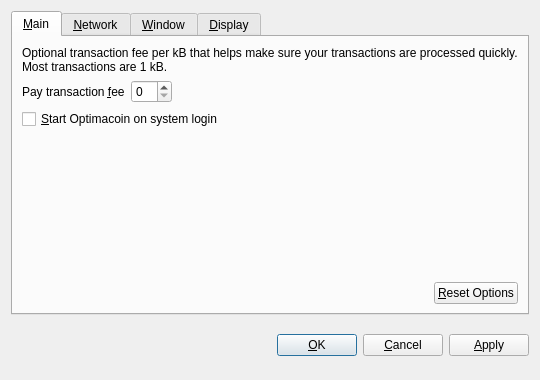
<?xml version="1.0" encoding="UTF-8"?>
<ui version="4.0">
 <class>OptionsDialog</class>
 <widget class="QDialog" name="OptionsDialog">
  <property name="geometry">
   <rect>
    <x>0</x>
    <y>0</y>
    <width>540</width>
    <height>380</height>
   </rect>
  </property>
  <property name="windowTitle">
   <string>Options</string>
  </property>
  <property name="modal">
   <bool>true</bool>
  </property>
  <layout class="QVBoxLayout" name="verticalLayout">
   <item>
    <widget class="QTabWidget" name="tabWidget">
     <property name="tabPosition">
      <enum>QTabWidget::North</enum>
     </property>
     <property name="currentIndex">
      <number>0</number>
     </property>
     <widget class="QWidget" name="tabMain">
      <attribute name="title">
       <string>&amp;Main</string>
      </attribute>
      <layout class="QVBoxLayout" name="verticalLayout_Main">
       <item>
        <widget class="QLabel" name="transactionFeeInfoLabel">
         <property name="text">
          <string>Optional transaction fee per kB that helps make sure your transactions are processed quickly. Most transactions are 1 kB.</string>
         </property>
         <property name="textFormat">
          <enum>Qt::PlainText</enum>
         </property>
         <property name="wordWrap">
          <bool>true</bool>
         </property>
        </widget>
       </item>
       <item>
        <layout class="QHBoxLayout" name="horizontalLayout_1_Main">
         <item>
          <widget class="QLabel" name="transactionFeeLabel">
           <property name="text">
            <string>Pay transaction &amp;fee</string>
           </property>
           <property name="textFormat">
            <enum>Qt::PlainText</enum>
           </property>
           <property name="buddy">
            <cstring>transactionFee</cstring>
           </property>
          </widget>
         </item>
         <item>
          <widget class="BitcoinAmountField" name="transactionFee"/>
         </item>
         <item>
          <spacer name="horizontalSpacer_1_Main">
           <property name="orientation">
            <enum>Qt::Horizontal</enum>
           </property>
           <property name="sizeHint" stdset="0">
            <size>
             <width>40</width>
             <height>20</height>
            </size>
           </property>
          </spacer>
         </item>
        </layout>
       </item>
       <item>
        <widget class="QCheckBox" name="bitcoinAtStartup">
         <property name="toolTip">
          <string>Automatically start Optimacoin after logging in to the system.</string>
         </property>
         <property name="text">
          <string>&amp;Start Optimacoin on system login</string>
         </property>
        </widget>
       </item>
       <item>
        <spacer name="verticalSpacer_Main">
         <property name="orientation">
          <enum>Qt::Vertical</enum>
         </property>
         <property name="sizeHint" stdset="0">
          <size>
           <width>20</width>
           <height>40</height>
          </size>
         </property>
        </spacer>
       </item>
       <item>
        <layout class="QHBoxLayout" name="horizontalLayout_2_Main">
         <item>
          <spacer name="horizontalSpacer_2_Main">
           <property name="orientation">
            <enum>Qt::Horizontal</enum>
           </property>
           <property name="sizeHint" stdset="0">
            <size>
             <width>40</width>
             <height>20</height>
            </size>
           </property>
          </spacer>
         </item>
         <item>
          <widget class="QPushButton" name="resetButton">
           <property name="toolTip">
            <string>Reset all client options to default.</string>
           </property>
           <property name="text">
            <string>&amp;Reset Options</string>
           </property>
           <property name="autoDefault">
            <bool>false</bool>
           </property>
          </widget>
         </item>
        </layout>
       </item>
      </layout>
     </widget>
     <widget class="QWidget" name="tabNetwork">
      <attribute name="title">
       <string>&amp;Network</string>
      </attribute>
      <layout class="QVBoxLayout" name="verticalLayout_Network">
       <item>
        <widget class="QCheckBox" name="mapPortUpnp">
         <property name="toolTip">
          <string>Automatically open the Optimacoin client port on the router. This only works when your router supports UPnP and it is enabled.</string>
         </property>
         <property name="text">
          <string>Map port using &amp;UPnP</string>
         </property>
        </widget>
       </item>
       <item>
        <widget class="QCheckBox" name="connectSocks">
         <property name="toolTip">
          <string>Connect to the Optimacoin network through a SOCKS proxy (e.g. when connecting through Tor).</string>
         </property>
         <property name="text">
          <string>&amp;Connect through SOCKS proxy:</string>
         </property>
        </widget>
       </item>
       <item>
        <layout class="QHBoxLayout" name="horizontalLayout_Network">
         <item>
          <widget class="QLabel" name="proxyIpLabel">
           <property name="text">
            <string>Proxy &amp;IP:</string>
           </property>
           <property name="textFormat">
            <enum>Qt::PlainText</enum>
           </property>
           <property name="buddy">
            <cstring>proxyIp</cstring>
           </property>
          </widget>
         </item>
         <item>
          <widget class="QValidatedLineEdit" name="proxyIp">
           <property name="maximumSize">
            <size>
             <width>140</width>
             <height>16777215</height>
            </size>
           </property>
           <property name="toolTip">
            <string>IP address of the proxy (e.g. 127.0.0.1)</string>
           </property>
          </widget>
         </item>
         <item>
          <widget class="QLabel" name="proxyPortLabel">
           <property name="text">
            <string>&amp;Port:</string>
           </property>
           <property name="textFormat">
            <enum>Qt::PlainText</enum>
           </property>
           <property name="buddy">
            <cstring>proxyPort</cstring>
           </property>
          </widget>
         </item>
         <item>
          <widget class="QLineEdit" name="proxyPort">
           <property name="maximumSize">
            <size>
             <width>55</width>
             <height>16777215</height>
            </size>
           </property>
           <property name="toolTip">
            <string>Port of the proxy (e.g. 9050)</string>
           </property>
          </widget>
         </item>
         <item>
          <widget class="QLabel" name="socksVersionLabel">
           <property name="text">
            <string>SOCKS &amp;Version:</string>
           </property>
           <property name="textFormat">
            <enum>Qt::PlainText</enum>
           </property>
           <property name="buddy">
            <cstring>socksVersion</cstring>
           </property>
          </widget>
         </item>
         <item>
          <widget class="QValueComboBox" name="socksVersion">
           <property name="toolTip">
            <string>SOCKS version of the proxy (e.g. 5)</string>
           </property>
          </widget>
         </item>
         <item>
          <spacer name="horizontalSpacer_Network">
           <property name="orientation">
            <enum>Qt::Horizontal</enum>
           </property>
           <property name="sizeHint" stdset="0">
            <size>
             <width>40</width>
             <height>20</height>
            </size>
           </property>
          </spacer>
         </item>
        </layout>
       </item>
       <item>
        <spacer name="verticalSpacer_Network">
         <property name="orientation">
          <enum>Qt::Vertical</enum>
         </property>
         <property name="sizeHint" stdset="0">
          <size>
           <width>20</width>
           <height>40</height>
          </size>
         </property>
        </spacer>
       </item>
      </layout>
     </widget>
     <widget class="QWidget" name="tabWindow">
      <attribute name="title">
       <string>&amp;Window</string>
      </attribute>
      <layout class="QVBoxLayout" name="verticalLayout_Window">
       <item>
        <widget class="QCheckBox" name="minimizeToTray">
         <property name="toolTip">
          <string>Show only a tray icon after minimizing the window.</string>
         </property>
         <property name="text">
          <string>&amp;Minimize to the tray instead of the taskbar</string>
         </property>
        </widget>
       </item>
       <item>
        <widget class="QCheckBox" name="minimizeOnClose">
         <property name="toolTip">
          <string>Minimize instead of exit the application when the window is closed. When this option is enabled, the application will be closed only after selecting Quit in the menu.</string>
         </property>
         <property name="text">
          <string>M&amp;inimize on close</string>
         </property>
        </widget>
       </item>
       <item>
        <spacer name="verticalSpacer_Window">
         <property name="orientation">
          <enum>Qt::Vertical</enum>
         </property>
         <property name="sizeHint" stdset="0">
          <size>
           <width>20</width>
           <height>40</height>
          </size>
         </property>
        </spacer>
       </item>
      </layout>
     </widget>
     <widget class="QWidget" name="tabDisplay">
      <attribute name="title">
       <string>&amp;Display</string>
      </attribute>
      <layout class="QVBoxLayout" name="verticalLayout_Display">
       <item>
        <layout class="QHBoxLayout" name="horizontalLayout_1_Display">
         <item>
          <widget class="QLabel" name="langLabel">
           <property name="text">
            <string>User Interface &amp;language:</string>
           </property>
           <property name="textFormat">
            <enum>Qt::PlainText</enum>
           </property>
           <property name="buddy">
            <cstring>lang</cstring>
           </property>
          </widget>
         </item>
         <item>
          <widget class="QValueComboBox" name="lang">
           <property name="toolTip">
            <string>The user interface language can be set here. This setting will take effect after restarting Optimacoin.</string>
           </property>
          </widget>
         </item>
        </layout>
       </item>
       <item>
        <layout class="QHBoxLayout" name="horizontalLayout_2_Display">
         <item>
          <widget class="QLabel" name="unitLabel">
           <property name="text">
            <string>&amp;Unit to show amounts in:</string>
           </property>
           <property name="textFormat">
            <enum>Qt::PlainText</enum>
           </property>
           <property name="buddy">
            <cstring>unit</cstring>
           </property>
          </widget>
         </item>
         <item>
          <widget class="QValueComboBox" name="unit">
           <property name="toolTip">
            <string>Choose the default subdivision unit to show in the interface and when sending coins.</string>
           </property>
          </widget>
         </item>
        </layout>
       </item>
       <item>
        <widget class="QCheckBox" name="displayAddresses">
         <property name="toolTip">
          <string>Whether to show Optimacoin addresses in the transaction list or not.</string>
         </property>
         <property name="text">
          <string>&amp;Display addresses in transaction list</string>
         </property>
        </widget>
       </item>
       <item>
        <spacer name="verticalSpacer_Display">
         <property name="orientation">
          <enum>Qt::Vertical</enum>
         </property>
         <property name="sizeHint" stdset="0">
          <size>
           <width>20</width>
           <height>40</height>
          </size>
         </property>
        </spacer>
       </item>
      </layout>
     </widget>
    </widget>
   </item>
   <item>
    <layout class="QHBoxLayout" name="horizontalLayout_Buttons">
     <item>
      <spacer name="horizontalSpacer_1">
       <property name="orientation">
        <enum>Qt::Horizontal</enum>
       </property>
       <property name="sizeHint" stdset="0">
        <size>
         <width>40</width>
         <height>48</height>
        </size>
       </property>
      </spacer>
     </item>
     <item>
      <widget class="QLabel" name="statusLabel">
       <property name="font">
        <font>
         <weight>75</weight>
         <bold>true</bold>
        </font>
       </property>
       <property name="text">
        <string/>
       </property>
       <property name="textFormat">
        <enum>Qt::PlainText</enum>
       </property>
       <property name="wordWrap">
        <bool>true</bool>
       </property>
      </widget>
     </item>
     <item>
      <spacer name="horizontalSpacer_2">
       <property name="orientation">
        <enum>Qt::Horizontal</enum>
       </property>
       <property name="sizeHint" stdset="0">
        <size>
         <width>40</width>
         <height>48</height>
        </size>
       </property>
      </spacer>
     </item>
     <item>
      <widget class="QPushButton" name="okButton">
       <property name="text">
        <string>&amp;OK</string>
       </property>
      </widget>
     </item>
     <item>
      <widget class="QPushButton" name="cancelButton">
       <property name="text">
        <string>&amp;Cancel</string>
       </property>
       <property name="autoDefault">
        <bool>false</bool>
       </property>
      </widget>
     </item>
     <item>
      <widget class="QPushButton" name="applyButton">
       <property name="text">
        <string>&amp;Apply</string>
       </property>
       <property name="autoDefault">
        <bool>false</bool>
       </property>
      </widget>
     </item>
    </layout>
   </item>
  </layout>
 </widget>
 <customwidgets>
  <customwidget>
   <class>BitcoinAmountField</class>
   <extends>QSpinBox</extends>
   <header>bitcoinamountfield.h</header>
  </customwidget>
  <customwidget>
   <class>QValueComboBox</class>
   <extends>QComboBox</extends>
   <header>qvaluecombobox.h</header>
  </customwidget>
  <customwidget>
   <class>QValidatedLineEdit</class>
   <extends>QLineEdit</extends>
   <header>qvalidatedlineedit.h</header>
  </customwidget>
 </customwidgets>
 <resources/>
 <connections/>
</ui>
